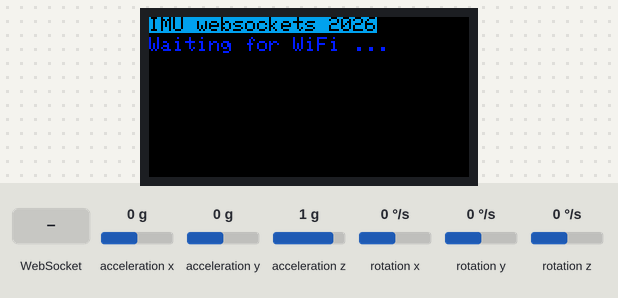
A sketch run on a simulated ESP32. Parts: 160×80 colour display. Inputs (shaded band) come from the test bench; at power-on: acceleration x 0 g, acceleration y 0 g, acceleration z 1 g, rotation x 0 °/s, rotation y 0 °/s, rotation z 0 °/s. WiFi joins after 1.5 s; servers stay silent unless stated; what the sketch prints to the serial monitor is not drawn.

Above: at 4.2 s.
6.9 s: WebSocket text "WID" received
At 7.7 s:
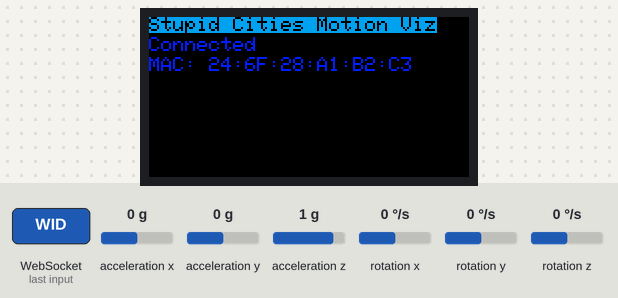
8.4 s: WebSocket text "ATH" received
9.9 s: WebSocket text "0" received
Timing chart, 0 to 12.9 s (numbered marks = the images above; inputs shaded):
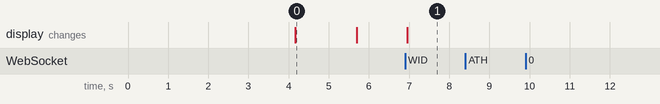

Measured:
- after the input at 6.9 s, the display: changes after 0.06 s (image 1)
- after the input at 8.4 s, every drawn part: stays the same
- after the input at 9.9 s, every drawn part: stays the same
- what the display in image 0 shows lasts 1.5 s, from 4.2 s to 5.7 s

The sketch:

M5StickIMUWebsockets26.ino
```cpp
/* M5StickIMUWebsockets
 *
 *  Created on: 18.02.20 by Dave Webb @crispysmokedweb
 *  Based on https://github.com/Links2004/arduinoWebSockets
 *  and the M5Stick IMU example
 *
 *  Created for Stupid Cities, a Little Lost Robot production
 *
 */

#include <M5StickC.h>


#include <WiFi.h>
#include <WiFiMulti.h>
#include <WiFiClientSecure.h>

#include <WebSocketsClient.h>

char *wifiSSID="untruths";
char *wifiPass="posttruth";
String websocketServerAdress="192.168.8.208";
// String macString;
char macStr[5]; // 2+2 characters + null terminator


WiFiMulti WiFiMulti;
WebSocketsClient webSocket;

float accX = 0.0F;
float accY = 0.0F;
float accZ = 0.0F;

float gyroX = 0.0F;
float gyroY = 0.0F;
float gyroZ = 0.0F;

float pitch = 0.0F;
float roll  = 0.0F;
float yaw   = 0.0F;

float accThreshold = 3.0F;

boolean connected=false;
byte mac[6];                     // the MAC address of your Wifi shield
int myID = -1;
String myIDs = "--";

#define USE_SERIAL Serial

void hexdump(const void *mem, uint32_t len, uint8_t cols = 16) {
  const uint8_t* src = (const uint8_t*) mem;
  USE_SERIAL.printf("\n[HEXDUMP] Address: 0x%08X len: 0x%X (%d)", (ptrdiff_t)src, len, len);
  for(uint32_t i = 0; i < len; i++) {
    if(i % cols == 0) {
      USE_SERIAL.printf("\n[0x%08X] 0x%08X: ", (ptrdiff_t)src, i);
    }
    USE_SERIAL.printf("%02X ", *src);
    src++;
  }
  USE_SERIAL.printf("\n");
}

void webSocketEvent(WStype_t type, uint8_t * payload, size_t length) {

  switch(type) {
    case WStype_DISCONNECTED:
      USE_SERIAL.printf("[WSc] Disconnected!\n");
      connected=false;
      myIDs = "--";
      updateM5();
      break;
    case WStype_CONNECTED:
      USE_SERIAL.printf("[WSc] Connected to url: %s\n", payload);
      connected=true;
      // send message to server when Connected
      webSocket.sendTXT("Connected");
      webSocket.sendTXT(macStr);
      updateM5();
      break;
    case WStype_TEXT:
      USE_SERIAL.printf("[WSc] get text: %s\n", payload);
      checkForID((char*)payload);
      checkForAth((char*)payload);
      // send message to server
      // webSocket.sendTXT("message here");
      break;
    case WStype_BIN:
      USE_SERIAL.printf("[WSc] get binary length: %u\n", length);
      hexdump(payload, length);

      // send data to server
      // webSocket.sendBIN(payload, length);
      break;
    case WStype_ERROR:
    case WStype_FRAGMENT_TEXT_START:
    case WStype_FRAGMENT_BIN_START:
    case WStype_FRAGMENT:
    case WStype_FRAGMENT_FIN:
      break;
  }

}

void setup() {
  M5.begin();
  // USE_SERIAL.begin(921600);
  USE_SERIAL.begin(115200);

  //Serial.setDebugOutput(true);
  USE_SERIAL.setDebugOutput(true);

  USE_SERIAL.println();
  USE_SERIAL.println();
  USE_SERIAL.println();

  for(uint8_t t = 4; t > 0; t--) {
    USE_SERIAL.printf("[SETUP] BOOT WAIT %d...\n", t);
    USE_SERIAL.flush();
    delay(1000);
  }
  M5.Lcd.setRotation(3);
  M5.Lcd.setTextColor(0x00, 0x51d);
  M5.Lcd.fillScreen(BLACK);
  M5.Lcd.setTextSize(1);
  M5.Lcd.setCursor(0, 0);
  M5.Lcd.println("IMU websockets 2026");
  M5.Lcd.setCursor(0, 10);
  M5.Lcd.setTextColor(0xFF, 0x00);
  M5.Lcd.println("Waiting for WiFi ...");
  // WiFiMulti.addAP("Crispy", "peppersalt");
  WiFiMulti.addAP(wifiSSID, wifiPass);

  //WiFi.disconnect();
  while(WiFiMulti.run() != WL_CONNECTED) {
    delay(100);
  }
  WiFi.macAddress(mac);
  // byte myByte = 0x0A;
  // char hexStr[3]; // 2 characters + null terminator

  // %02X: 0 = pad with zeros, 2 = width of 2, X = uppercase HEX
  sprintf(macStr, "%02X%02X", mac[4], mac[5]);

  Serial.println(macStr); // Output: 0A

  // macString = String((char *)mac);
  // Serial.println(macString);

  // server address, port and URL
  // webSocket.begin("192.168.0.102", 8011, "/");
  webSocket.begin(websocketServerAdress, 8011, "/");

  // event handler
  webSocket.onEvent(webSocketEvent);

  // use HTTP Basic Authorization this is optional remove if not needed
  //webSocket.setAuthorization("user", "Password");

  // try ever 5000 again if connection has failed
  webSocket.setReconnectInterval(5000);
  M5.IMU.Init();
  updateM5();
//  M5.Lcd.setRotation(3);
//  M5.Lcd.fillScreen(BLACK);
//  M5.Lcd.setTextSize(1);
//  M5.Lcd.setCursor(40, 0);
//  M5.Lcd.println("IMU TEST");
//  M5.Lcd.setCursor(0, 10);
//  M5.Lcd.println(connected?"Connected":"disconnected");
//  M5.Lcd.setCursor(0, 20);
//  M5.Lcd.print("MAC: ");
//  M5.Lcd.print(mac[5],HEX);
//  M5.Lcd.print(":");
//  M5.Lcd.print(mac[4],HEX);
//  M5.Lcd.print(":");
//  M5.Lcd.print(mac[3],HEX);
//  M5.Lcd.print(":");
//  M5.Lcd.print(mac[2],HEX);
//  M5.Lcd.print(":");
//  M5.Lcd.print(mac[1],HEX);
//  M5.Lcd.print(":");
//  M5.Lcd.println(mac[0],HEX);
//  M5.Lcd.println("  X       Y       Z");
//  M5.Lcd.setCursor(0, 50);
//  M5.Lcd.println("  Pitch   Roll    Yaw");
  Serial.print("gRes:");
  Serial.println(M5.IMU.gRes);
  Serial.print("aRes:");
  Serial.println(M5.IMU.aRes);
}

float temp = 0;

void loop() {
  M5.IMU.getGyroData(&gyroX,&gyroY,&gyroZ);
  M5.IMU.getAccelData(&accX,&accY,&accZ);
  M5.IMU.getAhrsData(&pitch,&roll,&yaw);
  M5.IMU.getTempData(&temp);
  Serial.print("gRes:");
  Serial.println(M5.IMU.gRes*1000);
  Serial.print("aRes:");
  Serial.println(M5.IMU.aRes*1000);
//  M5.Lcd.setCursor(0, 20);
//  M5.Lcd.printf("%6.2f  %6.2f  %6.2f      ", gyroX, gyroY, gyroZ);
//  M5.Lcd.setCursor(140, 20);
//  M5.Lcd.print("o/s");
//  M5.Lcd.setCursor(0, 30);
//  M5.Lcd.printf(" %5.2f   %5.2f   %5.2f   ", accX, accY, accZ);
//  M5.Lcd.setCursor(140, 30);
//  M5.Lcd.print("G");
//  M5.Lcd.setCursor(0, 60);
//  M5.Lcd.printf(" %5.2f   %5.2f   %5.2f   ", pitch, roll, yaw);
//
//  M5.Lcd.setCursor(0, 70);
//  M5.Lcd.printf("Temperature : %.2f C", temp);
//  delay(1000);
  webSocket.loop();
//  int mr=random(1000);
//  float mf=float(mr)/100.0;
//  String sf=String(mf,3);
//  webSocket.sendTXT("message here"+sf);
  // webSocket.sendTXT("GYRX"+String(gyroX,5));
  // webSocket.sendTXT("GYRY"+String(gyroY,5));
  // webSocket.sendTXT("GYRZ"+String(gyroZ,5));
  // webSocket.sendTXT("ACCX"+String(accX,5));
  // webSocket.sendTXT("ACCY"+String(accY,5));
  // webSocket.sendTXT("ACCZ"+String(accZ,5));
  // webSocket.sendTXT("PITC"+String(pitch,5));
  // webSocket.sendTXT("ROLL"+String(roll,5));
  // webSocket.sendTXT("YAWW"+String(yaw,5));
  if(abs(accX)>accThreshold || abs(accY)>accThreshold || abs(accZ)>accThreshold){
    webSocket.sendTXT(String(macStr,4)+"TRIG");
    Serial.println(String(macStr,4)+"TRIG");
  }

  delay(100);
}

void checkForID(String data){
  String ids;
  if(data.substring(0,3)=="WID"){
    ids=data.substring(3);
    myIDs=ids;
  }
  USE_SERIAL.printf("[WSc] myID: %s\n", ids);
  updateM5();
}

void checkForAth(String data){
  String thresholdS;
  if(data.substring(0,3)=="ATH"){
    thresholdS=data.substring(3);
    float threshold=thresholdS.toFloat();
    Serial.print("New Threshold:");
    Serial.println(threshold);
    accThreshold=threshold;
  }
  // USE_SERIAL.printf("[WSc] myID: %s\n", ids);
  // updateM5();
}

void updateM5(){
  M5.Lcd.setRotation(3);
  M5.Lcd.setTextColor(0x00, 0x51d);
  M5.Lcd.fillScreen(BLACK);
  M5.Lcd.setTextSize(1);
  M5.Lcd.setCursor(0, 0);
  M5.Lcd.println("Stupid Cities Motion Viz");
  M5.Lcd.setCursor(0, 10);
  M5.Lcd.setTextColor(0xFF, 0x00);
  M5.Lcd.println(connected?"Connected":"disconnected");
  M5.Lcd.setCursor(0, 20);
  M5.Lcd.print("MAC: ");
  M5.Lcd.print(mac[0],HEX);
  M5.Lcd.print(":");
  M5.Lcd.print(mac[1],HEX);
  M5.Lcd.print(":");
  M5.Lcd.print(mac[2],HEX);
  M5.Lcd.print(":");
  M5.Lcd.print(mac[3],HEX);
  M5.Lcd.print(":");
  M5.Lcd.print(mac[4],HEX);
  M5.Lcd.print(":");
  M5.Lcd.println(mac[5],HEX);
  M5.Lcd.setCursor(0, 40);
  M5.Lcd.setTextSize(5);
  M5.Lcd.setTextColor(0x00, 0xfbe4);
  m5.Lcd.println(myIDs);
}
```
